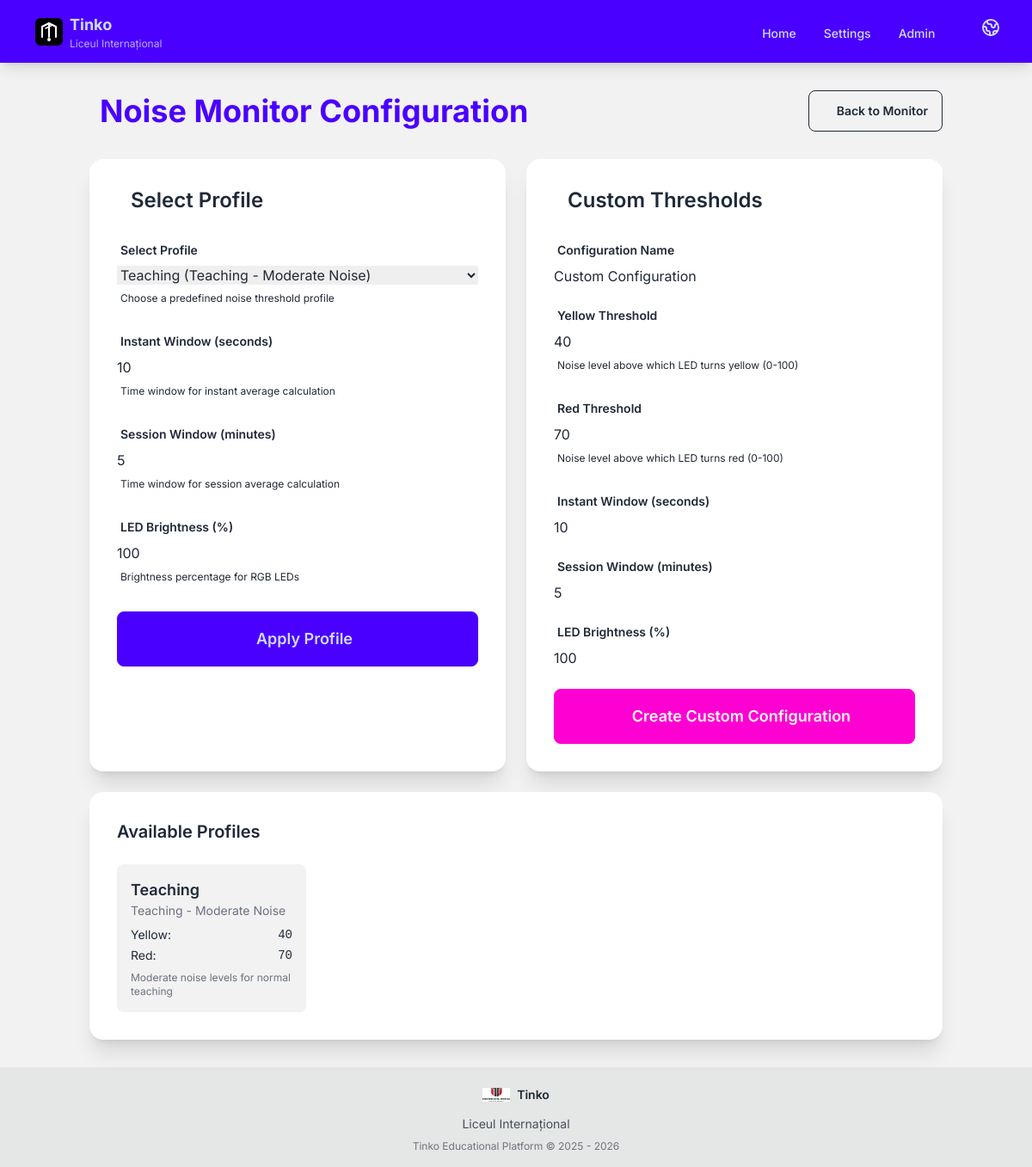
The app's page /plugins/edupi/noise_monitor/config/ with its own data.
### core/plugin_system/models.py (models this page shows, shortened)
class SiteSetting(models.Model):
    SETTING_TYPE_CHOICES = [
        ("text", "Text"),
        ("number", "Number"),
        ("boolean", "Boolean"),
        ("image", "Image"),
        ("json", "JSON"),
    ]
    key = models.CharField(
        max_length=255,
        unique=True,
        help_text="Setting key (e.g., 'tinko.global.school_name')",
    )
    value = models.TextField(
        blank=True,
        help_text="Setting value (JSON encoded for non-text types)",
    )
    setting_type = models.CharField(
        max_length=20,
        choices=SETTING_TYPE_CHOICES,
        default="text",
        help_text="Data type of the setting",
    )
    label = models.CharField(
        max_length=200,
        help_text="Display label for the setting",
    )
    description = models.TextField(
        blank=True,
        help_text="Help text for this setting",
    )
    section = models.CharField(
        max_length=100,
        blank=True,
        default="General",
        help_text="Section/group for organizing settings (e.g., 'General > Display')",
    )
    is_system = models.BooleanField(
        default=False,
        help_text="System settings cannot be deleted",
    )
    order = models.PositiveIntegerField(
        default=0,
        help_text="Display order within section",
    )
    created_at = models.DateTimeField(auto_now_add=True)
    updated_at = models.DateTimeField(auto_now=True)
    class Meta:
        verbose_name = "Site Setting"
        verbose_name_plural = "Site Settings"
        ordering = ["section", "order", "key"]
    def get_value(self):
        cache_key = f"site_setting:{self.key}"
        cached_value = cache.get(cache_key)
        if cached_value is not None:
            return cached_value
        if self.setting_type == "boolean":
            result = self.value.lower() == "true"
        elif self.setting_type == "json":
            try:
                result = json.loads(self.value) if self.value else {}
            except json.JSONDecodeError:
                result = {}
        elif self.setting_type == "image":
            result = self.value
        else:
            result = self.value
        cache.set(cache_key, result, timeout=300)
        return result

### plugins/edupi/noise_monitor/models.py (models this page shows, shortened)
class NoiseProfile(models.Model):
    class ProfileType(models.TextChoices):
        TEST = "test", _("Test - Silent Mode")
        TEACHING = "teaching", _("Teaching - Moderate Noise")
        GROUP_WORK = "group_work", _("Group Work - Higher Tolerance")
        CUSTOM = "custom", _("Custom - User Defined")
    profile_type = models.CharField(
        max_length=20,
        choices=ProfileType.choices,
        default=ProfileType.TEACHING,
        unique=True,
        help_text=_("Type of noise profile"),
    )
    name = models.CharField(
        max_length=100,
        help_text=_("Display name for this profile"),
    )
    description = models.TextField(
        blank=True,
        help_text=_("Description of when to use this profile"),
    )
    yellow_threshold = models.PositiveIntegerField(
        default=40,
        help_text=_("Noise level above which LED turns yellow (0-100)"),
    )
    red_threshold = models.PositiveIntegerField(
        default=70,
        help_text=_("Noise level above which LED turns red (0-100)"),
    )
    is_active = models.BooleanField(
        default=True,
        help_text=_("Whether this profile is active"),
    )
    created_at = models.DateTimeField(auto_now_add=True)
    updated_at = models.DateTimeField(auto_now=True)
    class Meta:
        app_label = "edupi_noise_monitor"
        verbose_name = _("Noise Profile")
        verbose_name_plural = _("Noise Profiles")
        ordering = ["profile_type"]
    def __str__(self):
        return f"{self.name} ({self.get_profile_type_display()})"

### plugins/edupi/noise_monitor/views.py (the view, shortened to what this page needs)
# urls.py: path("config/", views.NoiseMonitorConfigView.as_view(), name="config"),
class NoiseMonitorConfigView(FormView):
    template_name = "noise_monitor/config_form.html"
    form_class = ProfileSelectForm
    success_url = reverse_lazy("noise_monitor:dashboard")
    def get_context_data(self, **kwargs):
        context = super().get_context_data(**kwargs)
        context["custom_form"] = CustomThresholdForm()
        context["profiles"] = NoiseProfile.objects.filter(is_active=True)
        return context

### core/edupi_core/context_processors.py (called while the page is built)
def site_settings(request):
    return {
        "ROBOT_NAME": SiteSettings.get("tinko.global.robot_name", "Tinko"),
        "SCHOOL_NAME": SiteSettings.get("tinko.global.school_name", ""),
        "SCHOOL_LOGO": SiteSettings.get("tinko.global.logo_path", ""),
        "MEDIA_URL": django_settings.MEDIA_URL,
    }

### plugins/edupi/noise_monitor/templates/noise_monitor/config_form.html (shortened to what this page needs)
{% extends "base.html" %}
{% load i18n %}
{% block content %}
<div class="container mx-auto px-4 py-8">
    <div class="flex justify-between items-center mb-8">
        <h1 class="text-4xl font-bold text-primary">
            {% trans "Noise Monitor Configuration" %}
        </h1>
        <a href="{% url 'noise_monitor:dashboard' %}" class="btn btn-outline">
            {% trans "Back to Monitor" %}
        </a>
    </div>
    <div class="grid grid-cols-1 lg:grid-cols-2 gap-6">
        <div class="card bg-base-100 shadow-xl">
            <div class="card-body">
                <h2 class="card-title text-2xl mb-4">
                    {% trans "Select Profile" %}
                </h2>
                <form method="post" action="{% url 'noise_monitor:config' %}">
                    <div class="space-y-4">
                        <div class="form-control">
                            <label class="label">
                                <span class="label-text font-semibold">{{ form.profile.label }}</span>
                            </label>
                            {{ form.profile }}
                            {% if form.profile.help_text %}
                                <label class="label">
                                    <span class="label-text-alt">{{ form.profile.help_text }}</span>
                                </label>
                            {% endif %}
                        </div>
                        <div class="form-control">
                            <label class="label">
                                <span class="label-text font-semibold">{{ form.instant_window_seconds.label }}</span>
                            </label>
                            {{ form.instant_window_seconds }}
                            {% if form.instant_window_seconds.help_text %}
                                <label class="label">
                                    <span class="label-text-alt">{{ form.instant_window_seconds.help_text }}</span>
                                </label>
                            {% endif %}
                        </div>
                        <div class="form-control">
                            <label class="label">
                                <span class="label-text font-semibold">{{ form.session_window_minutes.label }}</span>
                            </label>
                            {{ form.session_window_minutes }}
                            {% if form.session_window_minutes.help_text %}
                                <label class="label">
                                    <span class="label-text-alt">{{ form.session_window_minutes.help_text }}</span>
                                </label>
                            {% endif %}
                        </div>
                        <div class="form-control">
                            <label class="label">
                                <span class="label-text font-semibold">{{ form.led_brightness.label }}</span>
                            </label>
                            {{ form.led_brightness }}
                            {% if form.led_brightness.help_text %}
                                <label class="label">
                                    <span class="label-text-alt">{{ form.led_brightness.help_text }}</span>
                                </label>
                            {% endif %}
                        </div>
                    </div>
                    <div class="mt-6">
                        <button type="submit" class="btn btn-primary btn-block btn-lg">
                            {% trans "Apply Profile" %}
                        </button>
                    </div>
                </form>
            </div>
        </div>
        <div class="card bg-base-100 shadow-xl">
            <div class="card-body">
                <h2 class="card-title text-2xl mb-4">
                    {% trans "Custom Thresholds" %}
                </h2>
                <form method="post" action="{% url 'noise_monitor:custom_config' %}">
                    <div class="space-y-4">
                        <div class="form-control">
                            <label class="label">
                                <span class="label-text font-semibold">{{ custom_form.name.label }}</span>
                            </label>
                            {{ custom_form.name }}
                        </div>
                        <div class="form-control">
                            <label class="label">
                                <span class="label-text font-semibold">{{ custom_form.yellow_threshold.label }}</span>
                            </label>
                            {{ custom_form.yellow_threshold }}
                            {% if custom_form.yellow_threshold.help_text %}
                                <label class="label">
                                    <span class="label-text-alt">{{ custom_form.yellow_threshold.help_text }}</span>
                                </label>
                            {% endif %}
                        </div>
                        <div class="form-control">
                            <label class="label">
                                <span class="label-text font-semibold">{{ custom_form.red_threshold.label }}</span>
                            </label>
                            {{ custom_form.red_threshold }}
                            {% if custom_form.red_threshold.help_text %}
                                <label class="label">
                                    <span class="label-text-alt">{{ custom_form.red_threshold.help_text }}</span>
                                </label>
                            {% endif %}
                        </div>
                        <div class="form-control">
                            <label class="label">
                                <span class="label-text font-semibold">{{ custom_form.instant_window_seconds.label }}</span>
                            </label>
                            {{ custom_form.instant_window_seconds }}
                        </div>
                        <div class="form-control">
                            <label class="label">
                                <span class="label-text font-semibold">{{ custom_form.session_window_minutes.label }}</span>
                            </label>
                            {{ custom_form.session_window_minutes }}
                        </div>
                        <div class="form-control">
                            <label class="label">
                                <span class="label-text font-semibold">{{ custom_form.led_brightness.label }}</span>
                            </label>
                            {{ custom_form.led_brightness }}
                        </div>
                    </div>
                    <div class="mt-6">
                        <button type="submit" class="btn btn-secondary btn-block btn-lg">
                            {% trans "Create Custom Configuration" %}
                        </button>
                    </div>
                </form>
            </div>
        </div>
    </div>
    <div class="card bg-base-100 shadow-xl mt-6">
        <div class="card-body">
            <h2 class="card-title text-xl mb-4">{% trans "Available Profiles" %}</h2>
            <div class="grid grid-cols-1 md:grid-cols-2 lg:grid-cols-4 gap-4">
                {% for profile in profiles %}
                    <div class="bg-base-200 p-4 rounded-lg">
                        <h3 class="font-semibold text-lg">{{ profile.name }}</h3>
                        <p class="text-sm text-gray-500 mb-2">{{ profile.get_profile_type_display }}</p>
                        <div class="space-y-1 text-sm">
                            <div class="flex justify-between">
                                <span>{% trans "Yellow:" %}</span>
                                <span class="font-mono">{{ profile.yellow_threshold }}</span>
                            </div>
                            <div class="flex justify-between">
                                <span>{% trans "Red:" %}</span>
                                <span class="font-mono">{{ profile.red_threshold }}</span>
                            </div>
                        </div>
                        {% if profile.description %}
                            <p class="text-xs text-gray-500 mt-2">{{ profile.description }}</p>
                        {% endif %}
                    </div>
                {% empty %}
                    <p class="text-gray-500 col-span-full text-center">
                        {% trans "No profiles available. Default profiles will be created automatically." %}
                    </p>
                {% endfor %}
            </div>
        </div>
    </div>
</div>
{% endblock %}

### templates/base.html (shortened to what this page needs)
{% load i18n %}{% load static %}
<!DOCTYPE html>
<html lang="{{ LANGUAGE_CODE }}" data-theme="light">
<head>
    <script src="https://cdn.tailwindcss.com"></script>
    <link href="https://cdn.jsdelivr.net/npm/daisyui@4.10.1/dist/full.min.css" rel="stylesheet" type="text/css" />
</head>
<body class="bg-base-200 min-h-screen flex flex-col">
    <div class="navbar bg-primary text-primary-content shadow-lg">
        <div class="container mx-auto px-4 max-w-7xl">
            <div class="flex-1">
                <a href="{% url 'home' %}" class="btn btn-ghost text-xl font-bold gap-2">
                    <img src="{% static 'images/logo.svg' %}" alt="{{ ROBOT_NAME }}" class="h-8 w-8" style="color: currentColor;">
                    <div class="flex flex-col items-start leading-none">
                        <span class="text-lg">{{ ROBOT_NAME }}</span>
                        {% if SCHOOL_NAME %}
                        <span class="text-xs opacity-80 font-normal">{{ SCHOOL_NAME }}</span>
                        {% endif %}
                    </div>
                </a>
            </div>
            <div class="flex-none">
                <ul class="menu menu-horizontal px-1">
                    <li><a href="{% url 'home' %}" class="font-medium">{% trans "Home" %}</a></li>
                    <li><a href="{% url 'settings' %}" class="font-medium">{% trans "Settings" %}</a></li>
                    <li><a href="/admin/" class="font-medium">{% trans "Admin" %}</a></li>
                </ul>
                <div class="dropdown dropdown-end ml-4">
                    <label tabindex="0" class="btn btn-ghost btn-circle">
                    </label>
                </div>
            </div>
        </div>
    </div>
    <div class="flex-grow">
        {% block content %}{% endblock %}
    </div>
    <footer class="footer footer-center p-4 bg-base-300 text-base-content">
        <div class="flex flex-col items-center gap-2">
            <div class="flex items-center gap-2">
                {% if SCHOOL_LOGO %}
                <img src="{{ MEDIA_URL }}{{ SCHOOL_LOGO }}" alt="{{ SCHOOL_NAME }}" class="h-8 w-8 object-contain">
                {% else %}
                <img src="{% static 'images/logo.svg' %}" alt="{{ ROBOT_NAME }}" class="h-8 w-8">
                {% endif %}
                <span class="font-semibold">{{ ROBOT_NAME }}</span>
            </div>
            {% if SCHOOL_NAME %}
            <p class="text-sm opacity-80">{{ SCHOOL_NAME }}</p>
            {% endif %}
            <p class="text-xs opacity-60">{% trans "Tinko Educational Platform" %} © 2025 - {% now "Y" %}</p>
        </div>
    </footer>
</body>
</html>

### templates/base.html (style rules this page uses)
body { font-family: 'Inter', sans-serif; }

### plugins/edupi/noise_monitor/templates/noise_monitor/config_form.html (style rules this page uses)
input[type="number"], select { @apply input input-bordered w-full; }

### records on screen
SiteSetting: value "Tinko"
SiteSetting: value "Liceul Internațional"
NoiseProfile: name "Teaching", profile_type "Teaching - Moderate Noise", yellow_threshold "40", red_threshold "70", description "Moderate noise levels for normal teaching"

### other values on screen
{{ custom_form.name.label }} "Configuration Name"
{{ custom_form.yellow_threshold.label }} "Yellow Threshold"
{{ custom_form.yellow_threshold.help_text }} "Noise level above which LED turns yellow (0-100)"
{{ custom_form.red_threshold.label }} "Red Threshold"
{{ custom_form.red_threshold.help_text }} "Noise level above which LED turns red (0-100)"
{{ custom_form.instant_window_seconds.label }} "Instant Window (seconds)"
{{ custom_form.session_window_minutes.label }} "Session Window (minutes)"
{{ custom_form.led_brightness.label }} "LED Brightness (%)"
